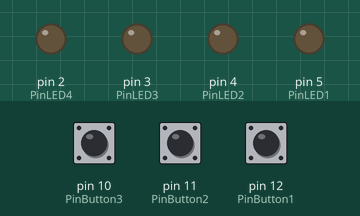
Simulated run of this sketch. Board: Arduino Uno, built with avr-gcc and run on an emulated ATmega328P. Parts: output pins drawn as LEDs (lit = HIGH). The inputs (shaded band) are chosen by the test bench; at power-on: pin 12 (PinButton1) LOW, pin 11 (PinButton2) LOW, pin 10 (PinButton3) LOW. What the sketch prints to the serial monitor is not drawn.

Above: at 1.2 s.
1.3 s: pin 12 (PinButton1) pulled HIGH for 0.15 s
At 2.5 s:
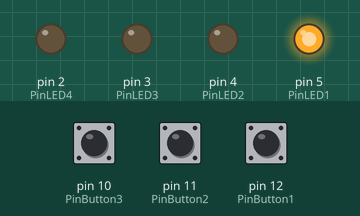
2.9 s: pin 11 (PinButton2) pulled HIGH for 0.15 s
At 3.8 s:
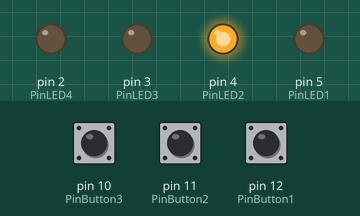
Timing chart, 0 to 5.9 s (numbered marks = the images above; inputs shaded):
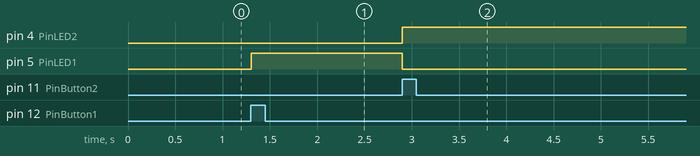

The sketch:

arduinopod.ino
```cpp
// POD 2.0 MIDI-Controller
// 4 Buttons that send CC-Signals to the POD and Switch to
// a different Program (1A - 1D)
// Added functionality: Switch between banks 1 and 2

int PinButton1 = 12;
int PinButton2 = 11;
int PinButton3 = 10;
int PinButton4 = 9;

int PinLED1 = 5;
int PinLED2 = 4;
int PinLED3 = 3;
int PinLED4 = 2;

int currentBank = 0;
int currentProg = 0; // So we can see if we even need to change the Program

void resetLEDs() {
    digitalWrite(PinLED1, LOW);
    digitalWrite(PinLED2, LOW);
    digitalWrite(PinLED3, LOW);
    digitalWrite(PinLED4, LOW);
    }

void setLEDs() {
    digitalWrite(PinLED1, HIGH);
    digitalWrite(PinLED2, HIGH);
    digitalWrite(PinLED3, HIGH);
    digitalWrite(PinLED4, HIGH);
    }

void sendMIDI(int program) {
    // Sysex to change to program 1A:
    // f0 00 01 0c 00 00 c0 01 f7
    Serial.write(0xf0);
    Serial.write(0x00);
    Serial.write(0x01);
    Serial.write(0x0c);
    Serial.write(0x00);
    Serial.write(0x00);
    Serial.write(0xc0);
    Serial.write(program);
    Serial.write(0xf7);
    }

void setup() {
    Serial.begin(31250); // Baud-Rate for MIDI
    pinMode(PinButton1, INPUT);
    pinMode(PinButton2, INPUT);
    pinMode(PinButton3, INPUT);
    pinMode(PinButton4, INPUT);
    pinMode(PinLED1, OUTPUT);
    pinMode(PinLED2, OUTPUT);
    pinMode(PinLED3, OUTPUT);
    pinMode(PinLED4, OUTPUT);
    resetLEDs();
}

void buttonAction(int button, int led, int prog) {
    // Buttons are HIGH by default and LOW when pressed
    if (digitalRead(button) == LOW) {
        while (digitalRead(button) == LOW) {
            // wait until the button gets released:
            delay(1);
            }
        if (currentProg != prog) {
            currentProg = prog;
            if (currentBank == 1) {
                // if we are in bank 2 we "invert" the LEDs
                setLEDs();
                digitalWrite(led, LOW);
                }
            else {
                resetLEDs();
                digitalWrite(led, HIGH);
            }
            sendMIDI(currentBank*4+prog);
            delay(250);
            }
        else if (currentProg == prog) {
            currentBank = currentBank ^ 1;
            if (currentBank == 1) {
                // if we are in bank 2 we "invert" the LEDs
                setLEDs();
                digitalWrite(led, LOW);
            }
            else {
                resetLEDs();
                digitalWrite(led, HIGH);
                }
            sendMIDI(currentBank*4+prog);
            delay(50);
            }
        }
    }

void loop() {

    // check if buttons were pressed:
    buttonAction(PinButton1, PinLED1, 1);
    buttonAction(PinButton2, PinLED2, 2);
    buttonAction(PinButton3, PinLED3, 3);
    buttonAction(PinButton4, PinLED4, 4);
    }
```

Measured:
- after the input at 1.3 s, pin 5 (PinLED1): LOW → HIGH at once
- after the input at 2.9 s, pin 4 (PinLED2): LOW → HIGH at once; pin 5 (PinLED1): HIGH → LOW at once
